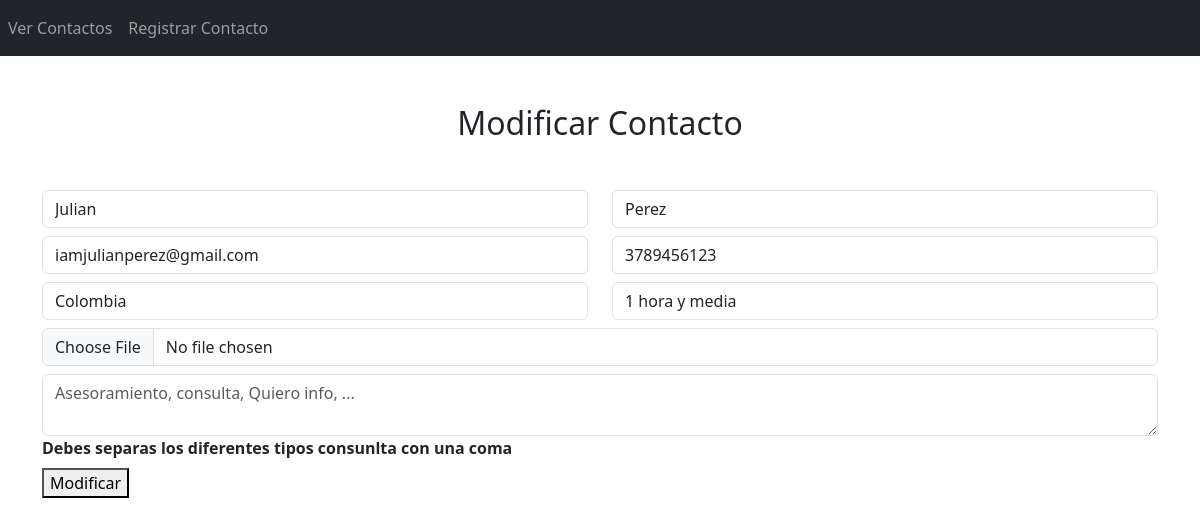
Page /Contactos/edit.php?id=22 on the committed database.
### tables this page shows
CREATE TABLE `contacto` (
  `id` int(11) NOT NULL,
  `Nombres` varchar(50) NOT NULL,
  `Apellidos` varchar(50) NOT NULL,
  `Email` varchar(50) NOT NULL,
  `Celular` varchar(11) NOT NULL,
  `Pais` varchar(30) NOT NULL,
  `Reunion` varchar(50) NOT NULL,
  `Image` varchar(100) NOT NULL,
  `Asunto` varchar(250) NOT NULL
);

### config/Database.php (called while the page is built, shortened)
<?php
class Database{
    public $host = 'localhost';
    public $user = 'root';
    public $pass = '';
    public $db = 'contactos';
    function __construct(){
        $this->conn = $this->connectToDatabase();
        return $this -> conn;
    }
    function connectToDatabase(){
        $conn= mysqli_connect($this->host, $this->user, $this->pass, $this->db);
        return $conn;
    }
}

### Contactos/Contact.php (called while the page is built, shortened)
<?php
include('../config/Database.php');
class Contact {
    public $conn;
    function __construct() {
        $db = new Database();
        $this->conn = $db->connectToDatabase();
    }
    function getOne($id) {
        $sql = "SELECT * FROM contacto WHERE id = $id";
        return mysqli_query($this->conn, $sql);
    }
}

### Contactos/edit.php (the view, shortened to what this page needs)
<?php
include('Contact.php');
$c = new Contact();
$data = mysqli_fetch_object($c->getOne($_GET['id']));
?>
<!DOCTYPE html>
<html>
<head>
    <link href="https://cdn.jsdelivr.net/npm/bootstrap@5.3.0-alpha3/dist/css/bootstrap.min.css" rel="stylesheet">
</head>
<body>
    <?php include('../menu.php') ?>
    <div class="container">
        <h2 class="text-center mb-5">Modificar Contacto</h2>
        <form method="POST" enctype="multipart/form-data">
            <div class="row mb-2">
                <div class="col">
                    <input type="text" name="Nombres" id="Nombres" placeholder="Nombre Contacto" required class="form-control" value="<?= $data->Nombres ?>" />
                </div>
                <div class="col">
                    <input type="text" name="Apellidos" id="Apellidos" placeholder="Apellido Contacto" required class="form-control" value="<?= $data->Apellidos ?>" />
                </div>
            </div>
            <div class="row mb-2">
                <div class="col">
                    <input type="email" name="Email" id="Email" placeholder="Email Contacto" required class="form-control" value="<?= $data->Email ?>" />
                </div>
                <div class="col">
                    <input type="number" name="Celular" id="Celular" placeholder="Numero celular contacto" required class="form-control" value="<?= $data->Celular ?>" />
                </div>
            </div>
            <div class="row mb-2">
                <div class="col">
                    <input type="text" name="Pais" id="Pais" placeholder="Pais Contacto" required class="form-control" value="<?= $data->Pais ?>" />
                </div>
                <div class="col">
                    <input type="text" name="Reunion" id="Reunion" placeholder="Duracion de la reunion" required class="form-control" value="<?= $data->Reunion ?>" />
                </div>
            </div>
            <div class="row mb-2">
                <div class="col">
                    <input type="file" name="Image" id="Image"  class="form-control"/>
                </div>
            </div>
            <div class="row mb-2">
                <div class="col">
                 <textarea name="Asunto" id="Asunto" placeholder="Asesoramiento, consulta, Quiero info, ..." require class="form-control"></textarea>
                    <b>Debes separas los diferentes tipos consunlta con una coma</b>
                </div>
            </div>
            <button class="btm btm-success">Modificar</button>
        </form>
    </div>
</body>
</html>

### rows in the picture
contacto: Nombres "Julian", Apellidos "Perez", Email "iamjulianperez@gmail.com", Celular "3789456123", Pais "Colombia", Reunion "1 hora y media"
